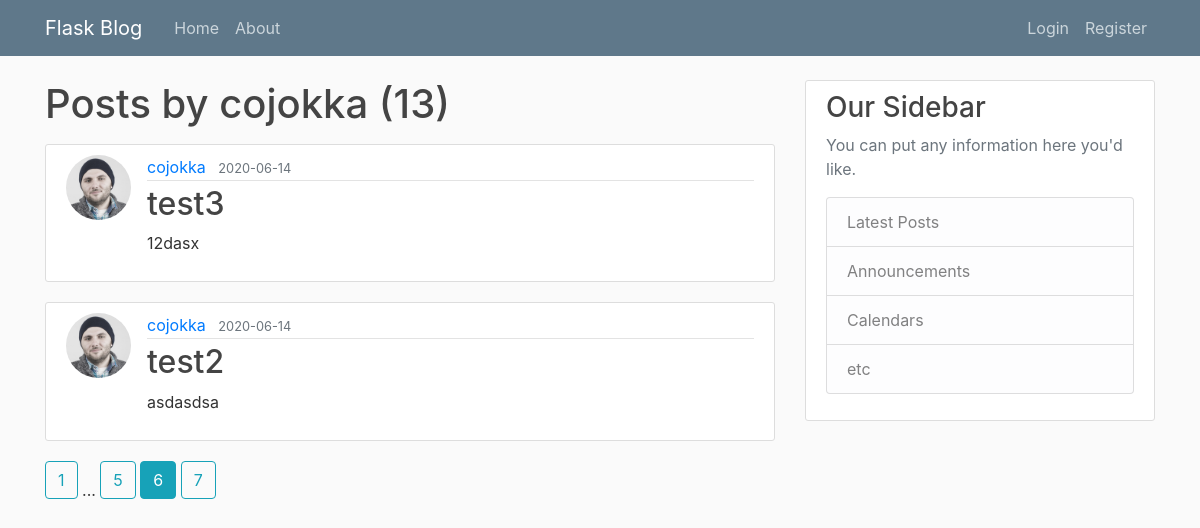
/user/cojokka?page=6, run on the app's committed database.
### flaskBlog/models.py (models this page shows, shortened)
class User(db.Model, UserMixin):
  id = db.Column(db.Integer, primary_key=True)
  username = db.Column(db.String(20), unique=True, nullable=False)
  email = db.Column(db.String(120), unique=True, nullable=False)
  image_file = db.Column(db.String(20), nullable=False, default='default.jpg')
  password = db.Column(db.String(60), nullable=False)
  posts = db.relationship('Post', backref='author', lazy=True)

class Post(db.Model):
  id = db.Column(db.Integer, primary_key=True)
  title = db.Column(db.String(100), nullable=False)
  date_posted = db.Column(db.DateTime, nullable=False, default=datetime.utcnow)
  content = db.Column(db.Text, nullable=False)
  user_id = db.Column(db.Integer, db.ForeignKey('user.id'), nullable=False)

### flaskBlog/routes.py (the view)
@app.route('/user/<string:username>')
def user_post(username):
  page = request.args.get('page', 1, type=int)
  user = User.query.filter_by(username=username).first_or_404()
  posts = Post.query.filter_by(author=user)\
    .order_by(Post.date_posted.desc())\
      .paginate(page=page, per_page=2)
  return render_template('user_post.html', posts=posts, user=user)

### flaskBlog/templates/user_post.html
{%extends 'layout.html'%}
  {% block content %}
  <h1 class="mb-3"> Posts by {{ user.username }} ({{ posts.total }})</h1>
  {% for post in posts.items %}
    <article class="media content-section">
      <img class="rounded-circle article-img" src="{{ url_for('static', filename='profile_pics/' + post.author.image_file) }}">
      <div class="media-body">
        <div class="article-metadata">
          <a class="mr-2" href="{{ url_for('user_post', username=post.author.username) }}">{{ post.author.username }}</a>
          <small class="text-muted">{{ post.date_posted.strftime('%Y-%m-%d') }}</small>
        </div>
        <h2><a class="article-title" href="{{ url_for('post', post_id=post.id)}}">{{ post.title }}</a></h2>
        <p class="article-content">{{ post.content }}</p>
      </div>
    </article>
  {% endfor %}
  {% for page_num in posts.iter_pages(left_edge=1, right_edge=1, left_current=1, right_current=2) %}
    {% if page_num %}
      {% if posts.page == page_num %}
        <a class="btn btn-info mb-4" href="{{ url_for('user_post', page=page_num, username=user.username) }}"> {{ page_num }}</a>
      {% else %}
        <a class="btn btn-outline-info mb-4" href="{{ url_for('user_post', page=page_num, username=user.username) }}"> {{ page_num }}</a>
      {% endif %}
    {% else %}
      ...
    {% endif %}
  {% endfor %}
  {% endblock content %}

### flaskBlog/static/main.css (style rules this page uses)
body { background: #fafafa; color: #333333; margin-top: 5rem; }
h1, h2, h3, h4, h5, h6 { color: #444444; }
.content-section { background: #ffffff; padding: 10px 20px; border: 1px solid #dddddd; border-radius: 3px; margin-bottom: 20px; }
.article-title { color: #444444; }
.article-content { white-space: pre-line; }
.article-img { height: 65px; width: 65px; margin-right: 16px; }
.article-metadata { padding-bottom: 1px; margin-bottom: 4px; border-bottom: 1px solid #e3e3e3 }

### data on the page
User: username "cojokka"
Post: image_file (placeholder picture), author.username "cojokka", date_posted "2020-06-14", title "test3", content "12dasx"
Post: image_file (placeholder picture), author.username "cojokka", date_posted "2020-06-14", title "test2", content "asdasdsa"

### other printed values
{{ posts.total }} "13"
{{ page_num }} "1" "5" "7"
{{ page_num }} "6"
